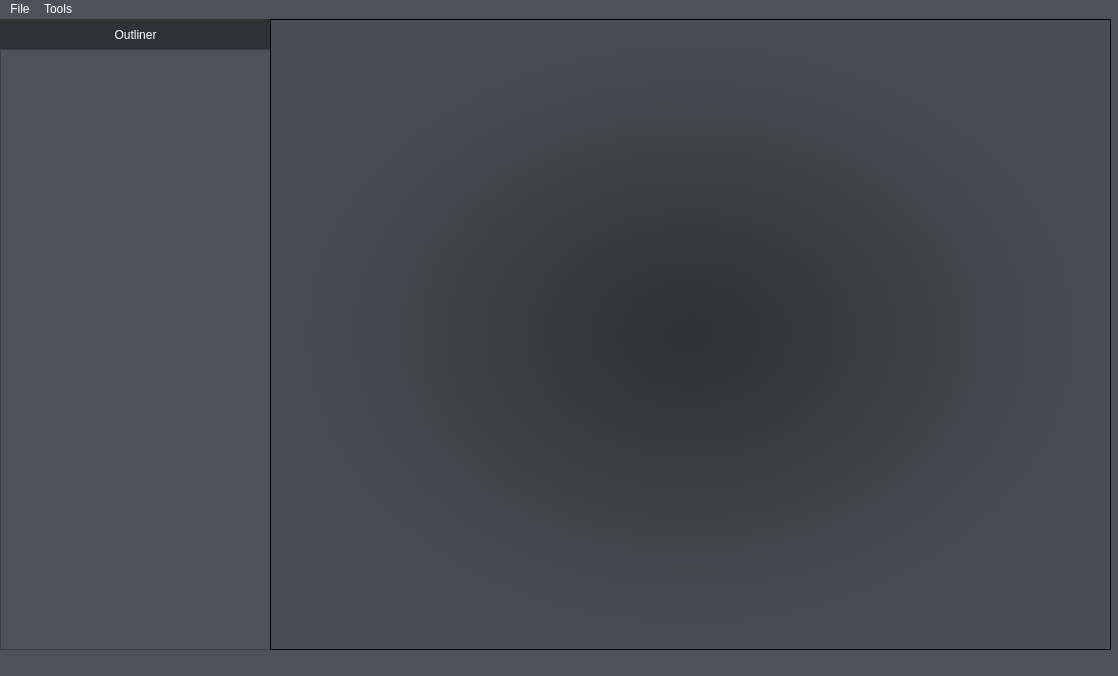
<?xml version="1.0" encoding="UTF-8"?>
<ui version="4.0">
 <class>MainWindow</class>
 <widget class="QMainWindow" name="MainWindow">
  <property name="geometry">
   <rect>
    <x>0</x>
    <y>0</y>
    <width>1118</width>
    <height>676</height>
   </rect>
  </property>
  <property name="windowTitle">
   <string>MainWindow</string>
  </property>
  <property name="autoFillBackground">
   <bool>false</bool>
  </property>
  <property name="styleSheet">
   <string notr="true">QMainWindow {
	background-color: rgb(77, 82, 90);
	border: 1px solid black;
}
QMainWindow::separator {
    background: blue;
    width: 10px;
    height: 10px; 
}
QWidget {
	background-color: rgb(77, 82, 90);
}
QLabel {
	font: 10pt &quot;MS Shell Dlg 2&quot;;
	color: #fff;
}
QMenuBar {
	color: #fff
}

</string>
  </property>
  <property name="documentMode">
   <bool>false</bool>
  </property>
  <property name="dockNestingEnabled">
   <bool>false</bool>
  </property>
  <property name="unifiedTitleAndToolBarOnMac">
   <bool>false</bool>
  </property>
  <widget class="QWidget" name="centralwidget">
   <widget class="QWidget" name="widget" native="true">
    <property name="geometry">
     <rect>
      <x>0</x>
      <y>0</y>
      <width>271</width>
      <height>641</height>
     </rect>
    </property>
    <widget class="QWidget" name="verticalLayoutWidget">
     <property name="geometry">
      <rect>
       <x>0</x>
       <y>0</y>
       <width>271</width>
       <height>631</height>
      </rect>
     </property>
     <layout class="QVBoxLayout" name="verticalLayout">
      <property name="spacing">
       <number>0</number>
      </property>
      <item>
       <widget class="QFrame" name="outlinerFrame">
        <property name="sizePolicy">
         <sizepolicy hsizetype="Expanding" vsizetype="Fixed">
          <horstretch>0</horstretch>
          <verstretch>0</verstretch>
         </sizepolicy>
        </property>
        <property name="minimumSize">
         <size>
          <width>28</width>
          <height>30</height>
         </size>
        </property>
        <property name="baseSize">
         <size>
          <width>0</width>
          <height>0</height>
         </size>
        </property>
        <property name="autoFillBackground">
         <bool>false</bool>
        </property>
        <property name="styleSheet">
         <string notr="true">background-color:rgb(46, 49, 54)</string>
        </property>
        <property name="frameShape">
         <enum>QFrame::StyledPanel</enum>
        </property>
        <property name="frameShadow">
         <enum>QFrame::Raised</enum>
        </property>
        <widget class="QWidget" name="horizontalLayoutWidget">
         <property name="geometry">
          <rect>
           <x>0</x>
           <y>0</y>
           <width>271</width>
           <height>31</height>
          </rect>
         </property>
         <layout class="QHBoxLayout" name="OutlinerTopLayt">
          <property name="sizeConstraint">
           <enum>QLayout::SetDefaultConstraint</enum>
          </property>
          <item>
           <widget class="QLabel" name="label">
            <property name="sizePolicy">
             <sizepolicy hsizetype="Expanding" vsizetype="Preferred">
              <horstretch>0</horstretch>
              <verstretch>0</verstretch>
             </sizepolicy>
            </property>
            <property name="layoutDirection">
             <enum>Qt::LeftToRight</enum>
            </property>
            <property name="autoFillBackground">
             <bool>false</bool>
            </property>
            <property name="frameShape">
             <enum>QFrame::NoFrame</enum>
            </property>
            <property name="text">
             <string>Outliner</string>
            </property>
            <property name="alignment">
             <set>Qt::AlignCenter</set>
            </property>
           </widget>
          </item>
         </layout>
        </widget>
       </widget>
      </item>
      <item>
       <widget class="QListView" name="listView"/>
      </item>
     </layout>
    </widget>
   </widget>
   <widget class="QGraphicsView" name="graphicsView">
    <property name="geometry">
     <rect>
      <x>270</x>
      <y>0</y>
      <width>841</width>
      <height>631</height>
     </rect>
    </property>
    <property name="styleSheet">
     <string notr="true">background-color: qradialgradient(spread:pad, cx:0.5, cy:0.5, radius:0.5, fx:0.5, fy:0.5, stop:0 rgba(46, 49, 54, 255), stop:1 rgb(73, 78, 86));</string>
    </property>
    <property name="frameShape">
     <enum>QFrame::StyledPanel</enum>
    </property>
    <property name="frameShadow">
     <enum>QFrame::Raised</enum>
    </property>
   </widget>
  </widget>
  <widget class="QStatusBar" name="statusbar">
   <property name="enabled">
    <bool>false</bool>
   </property>
  </widget>
  <widget class="QMenuBar" name="menubar">
   <property name="geometry">
    <rect>
     <x>0</x>
     <y>0</y>
     <width>1118</width>
     <height>21</height>
    </rect>
   </property>
   <widget class="QMenu" name="menuFIle">
    <property name="title">
     <string>File</string>
    </property>
   </widget>
   <widget class="QMenu" name="menuTools">
    <property name="title">
     <string>Tools</string>
    </property>
   </widget>
   <addaction name="menuFIle"/>
   <addaction name="menuTools"/>
  </widget>
 </widget>
 <resources/>
 <connections/>
</ui>
